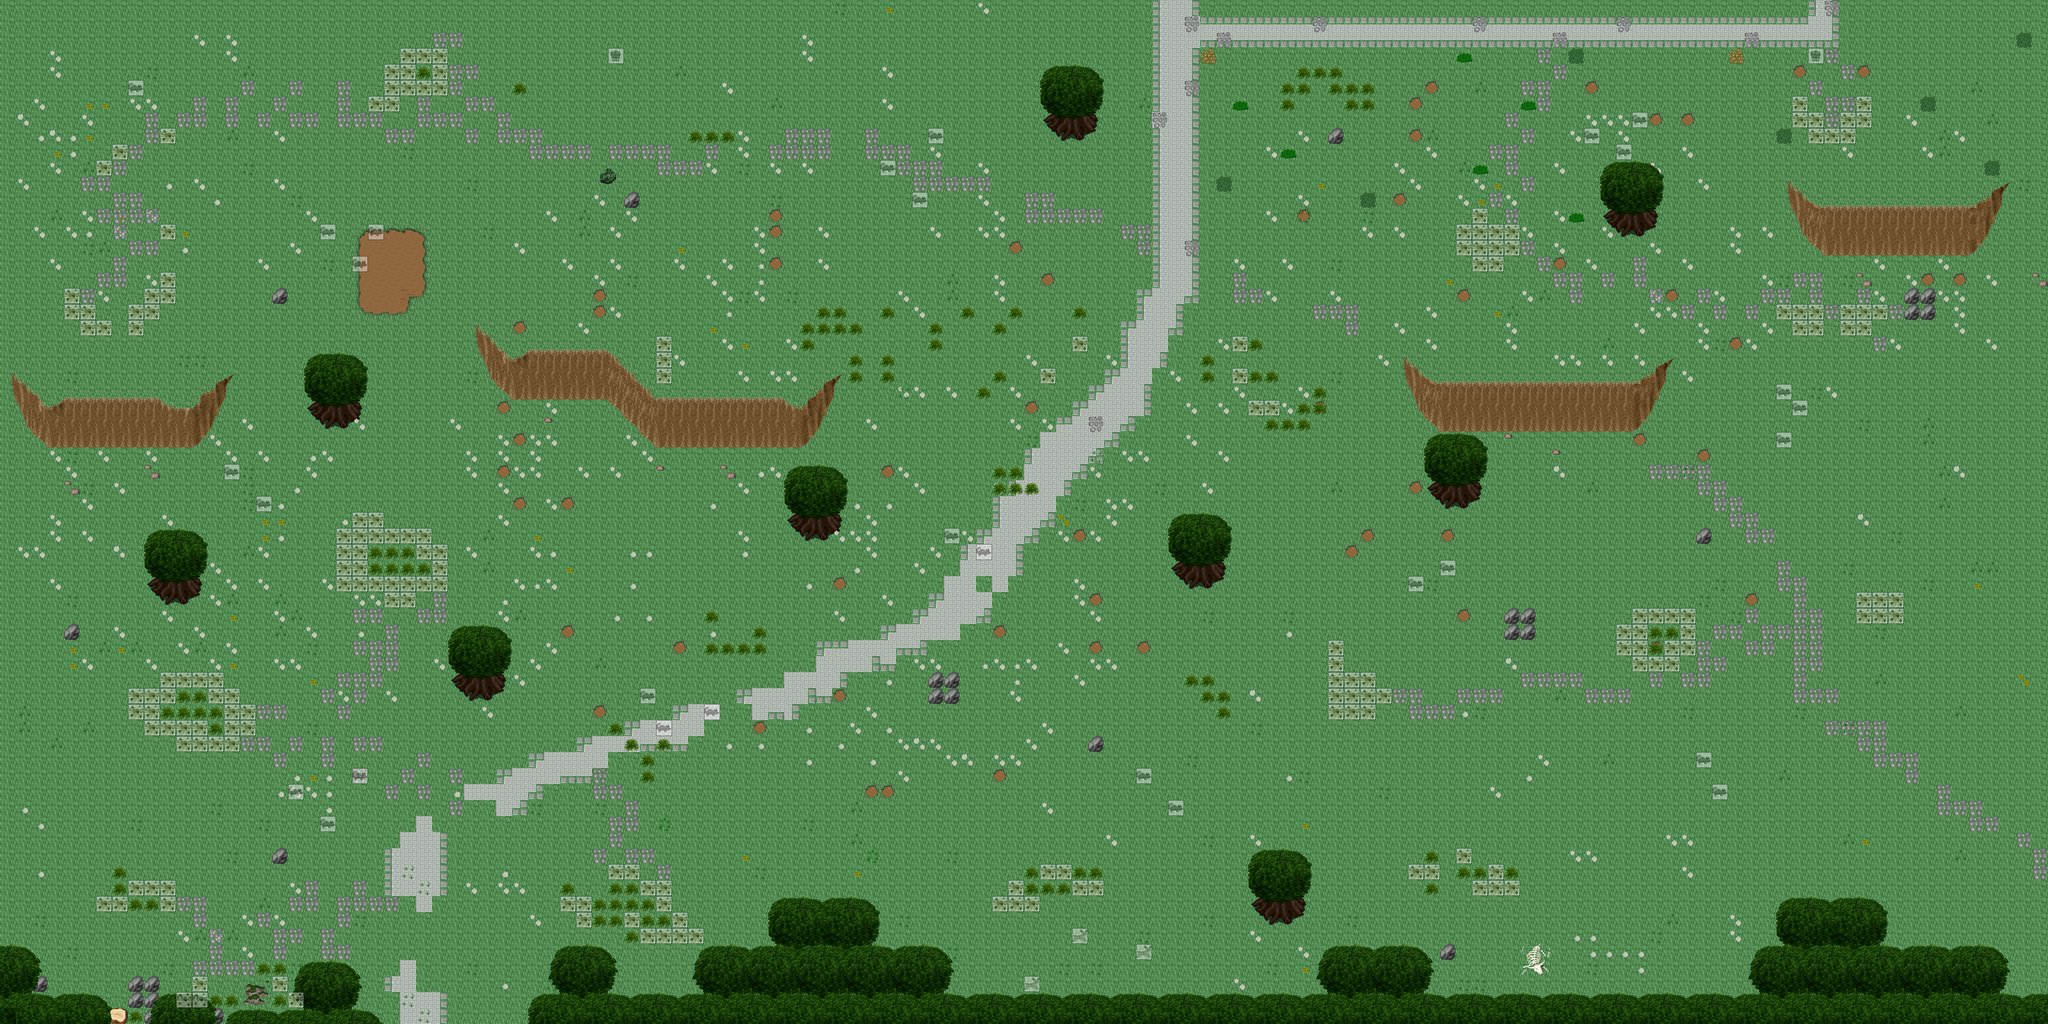

Tiled map render using the project's own tile images. Description and the map definition, with tile-layer contents summarised, below:
An orthogonal 128x64 tile map with 32x32 px tiles, 6 tile layers (0_floor, 1_terrain, 2_object, 3_roof, ...), 2 hidden layers not drawn, 23 tilesets and 47 objects (47x mapchange).

<map version="1.9" tiledversion="1.9.2" orientation="orthogonal" renderorder="right-down" width="128" height="64" tilewidth="32" tileheight="32" infinite="0" nextlayerid="9" nextobjectid="1">
 <tileset firstgid="1" name="../../tileset/ground/ground.png" tilewidth="32" tileheight="32" tilecount="33" columns="3">
  <image source="../../tileset/ground/ground.png" trans="ffffff" width="96" height="352" />
 </tileset>
 <tileset firstgid="34" name="../../tileset/ground/grass_edges.png" tilewidth="32" tileheight="32" tilecount="36" columns="12">
  <image source="../../tileset/ground/grass_edges.png" trans="ffffff" width="384" height="96" />
 </tileset>
 <tileset firstgid="70" name="../../tileset/ground/ridge/earth_pale.png" tilewidth="32" tileheight="32" tilecount="96" columns="12">
  <image source="../../tileset/ground/ridge/earth_pale.png" trans="ffffff" width="384" height="256" />
 </tileset>
 <tileset firstgid="166" name="../../tileset/plant/flower/daisy_white.png" tilewidth="32" tileheight="32" tilecount="8" columns="2">
  <image source="../../tileset/plant/flower/daisy_white.png" trans="ffffff" width="64" height="128" />
 </tileset>
 <tileset firstgid="174" name="../../tileset/plant/grasses.png" tilewidth="32" tileheight="32" tilecount="6" columns="3">
  <image source="../../tileset/plant/grasses.png" trans="ffffff" width="96" height="64" />
 </tileset>
 <tileset firstgid="180" name="../../tileset/plant/flower/daisy_yellow.png" tilewidth="32" tileheight="32" tilecount="8" columns="2">
  <image source="../../tileset/plant/flower/daisy_yellow.png" trans="ffffff" width="64" height="128" />
 </tileset>
 <tileset firstgid="188" name="../../tileset/ground/rock/pebbles.png" tilewidth="32" tileheight="32" tilecount="3" columns="1">
  <image source="../../tileset/ground/rock/pebbles.png" trans="ffffff" width="32" height="96" />
 </tileset>
 <tileset firstgid="191" name="../../tileset/plant/tree/tree_darkgreen.png" tilewidth="32" tileheight="32" tilecount="88" columns="8">
  <image source="../../tileset/plant/tree/tree_darkgreen.png" trans="ffffff" width="256" height="352" />
 </tileset>
 <tileset firstgid="279" name="../../tileset/ground/grass_corners.png" tilewidth="32" tileheight="32" tilecount="24" columns="6">
  <image source="../../tileset/ground/grass_corners.png" trans="ffffff" width="192" height="128" />
 </tileset>
 <tileset firstgid="303" name="../../tileset/ground/cobbled_paving.png" tilewidth="32" tileheight="32" tilecount="1" columns="1">
  <image source="../../tileset/ground/cobbled_paving.png" trans="ffffff" width="32" height="32" />
 </tileset>
 <tileset firstgid="304" name="../../tileset/building/decoration/rocks_2.png" tilewidth="32" tileheight="32" tilecount="2" columns="1">
  <image source="../../tileset/building/decoration/rocks_2.png" trans="ffffff" width="32" height="64" />
 </tileset>
 <tileset firstgid="306" name="../../tileset/plant/bush/bushes.png" tilewidth="32" tileheight="32" tilecount="10" columns="5">
  <image source="../../tileset/plant/bush/bushes.png" trans="ffffff" width="160" height="64" />
 </tileset>
 <tileset firstgid="316" name="../../tileset/plant/stump/rectangular.png" tilewidth="32" tileheight="32" tilecount="4" columns="2">
  <image source="../../tileset/plant/stump/rectangular.png" trans="ffffff" width="64" height="64" />
 </tileset>
 <tileset firstgid="320" name="../../tileset/item/corpse/huge_animal.png" tilewidth="32" tileheight="32" tilecount="16" columns="2">
  <image source="../../tileset/item/corpse/huge_animal.png" trans="ffffff" width="64" height="256" />
 </tileset>
 <tileset firstgid="336" name="../../tileset/logic/item/sheepfood.png" tilewidth="32" tileheight="32" tilecount="1" columns="1">
  <image source="../../tileset/logic/item/sheepfood.png" width="32" height="32" />
 </tileset>
 <tileset firstgid="337" name="../../tileset/logic/creature/rodent.png" tilewidth="32" tileheight="32" tilecount="8" columns="8">
  <image source="../../tileset/logic/creature/rodent.png" width="256" height="32" />
 </tileset>
 <tileset firstgid="345" name="../../tileset/logic/item/sign.png" tilewidth="32" tileheight="32" tilecount="1" columns="1">
  <image source="../../tileset/logic/item/sign.png" width="32" height="32" />
 </tileset>
 <tileset firstgid="346" name="../../tileset/logic/creature/animal.png" tilewidth="32" tileheight="32" tilecount="32" columns="8">
  <image source="../../tileset/logic/creature/animal.png" width="256" height="128" />
 </tileset>
 <tileset firstgid="378" name="../../tileset/logic/collision.png" tilewidth="32" tileheight="32" tilecount="1" columns="1">
  <image source="../../tileset/logic/collision.png" width="32" height="32" />
 </tileset>
 <tileset firstgid="379" name="../../tileset/logic/protection.png" tilewidth="32" tileheight="32" tilecount="2" columns="2">
  <image source="../../tileset/logic/protection.png" width="64" height="32" />
 </tileset>
 <tileset firstgid="381" name="mossy rubble" tilewidth="32" tileheight="32" tilecount="9" columns="3">
  <image source="../../tileset/ground/rock/mossy_rubble.png" width="96" height="96" />
 </tileset>
 <tileset firstgid="390" name="../../tileset/ground/grass_2.png" tilewidth="32" tileheight="32" tilecount="21" columns="3">
  <image source="../../tileset/ground/grass_2.png" width="96" height="224" />
 </tileset>
 <tileset firstgid="411" name="../../tileset/ground/green_paving.png" tilewidth="32" tileheight="32" tilecount="18" columns="3">
  <image source="../../tileset/ground/green_paving.png" width="96" height="192" />
 </tileset>
 <layer id="1" name="0_floor" width="128" height="64">
  <data>[8192 cells, 8192 non-empty, 3 distinct tile ids]</data>
 </layer>
 <layer id="2" name="1_terrain" width="128" height="64">
  <data>[8192 cells, 1177 non-empty, 64 distinct tile ids]</data>
 </layer>
 <layer id="3" name="2_object" width="128" height="64">
  <data>[8192 cells, 707 non-empty, 27 distinct tile ids]</data>
 </layer>
 <layer id="4" name="3_roof" width="128" height="64">
  <data>[8192 cells, 586 non-empty, 46 distinct tile ids]</data>
 </layer>
 <layer id="8" name="4_roof_add" width="128" height="64">
  <data>[8192 cells, 9 non-empty, 2 distinct tile ids]</data>
 </layer>
 <layer id="5" name="objects" width="128" height="64" opacity="0.4">
  <data>[8192 cells, 219 non-empty, 4 distinct tile ids]</data>
 </layer>
 <layer id="6" name="collision" width="128" height="64" visible="0" opacity="0.37">
  <data>[8192 cells, 875 non-empty, 1 distinct tile ids]</data>
 </layer>
 <layer id="7" name="protection" width="128" height="64" visible="0" opacity="0.35">
  <data>[8192 cells, 5366 non-empty, 1 distinct tile ids]</data>
 </layer>
 <objectgroup name="Mapevents">
  <object name="north" type="mapchange" id="1" x="0" y="0" width="1024" height="32">
   <properties>
    <property name="map" value="0_semos_village_w_x0_y1" />
    <property name="place" value="south" />
   </properties>
  </object>
  <object name="south" type="mapchange" id="2" x="0" y="992" width="1024" height="32">
   <properties>
    <property name="map" value="0_semos_plains_s_x0_y1" />
    <property name="place" value="north" />
   </properties>
  </object>
  <object name="west" type="mapchange" id="3" x="0" y="0" width="32" height="1024">
   <properties>
    <property name="map" value="0_semos_plains_w_x3_y2" />
    <property name="place" value="east" />
   </properties>
  </object>
  <object name="east" type="mapchange" id="4" x="992" y="0" width="32" height="672">
   <properties>
    <property name="map" value="0_semos_plains_s_x1_y0" />
    <property name="place" value="west" />
   </properties>
  </object>
  </objectgroup>
</map>
<!-- 43 of 47 objects omitted -->
